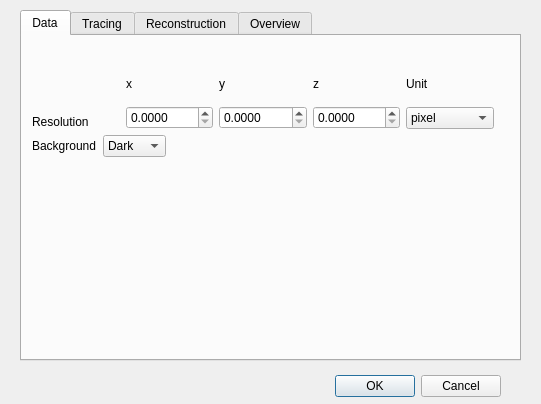
<?xml version="1.0" encoding="UTF-8"?>
<ui version="4.0">
 <class>SettingDialog</class>
 <widget class="QDialog" name="SettingDialog">
  <property name="geometry">
   <rect>
    <x>0</x>
    <y>0</y>
    <width>541</width>
    <height>404</height>
   </rect>
  </property>
  <property name="windowTitle">
   <string>Settings</string>
  </property>
  <widget class="QDialogButtonBox" name="buttonBox">
   <property name="geometry">
    <rect>
     <x>330</x>
     <y>370</y>
     <width>171</width>
     <height>32</height>
    </rect>
   </property>
   <property name="orientation">
    <enum>Qt::Horizontal</enum>
   </property>
   <property name="standardButtons">
    <set>QDialogButtonBox::Cancel|QDialogButtonBox::Ok</set>
   </property>
  </widget>
  <widget class="QTabWidget" name="tabWidget">
   <property name="geometry">
    <rect>
     <x>20</x>
     <y>10</y>
     <width>501</width>
     <height>351</height>
    </rect>
   </property>
   <property name="toolTip">
    <string>Scaling of the final reconstruction</string>
   </property>
   <property name="currentIndex">
    <number>0</number>
   </property>
   <widget class="QWidget" name="tab">
    <attribute name="title">
     <string>Data</string>
    </attribute>
    <widget class="QWidget" name="layoutWidget">
     <property name="geometry">
      <rect>
       <x>10</x>
       <y>31</y>
       <width>462</width>
       <height>90</height>
      </rect>
     </property>
     <layout class="QVBoxLayout" name="verticalLayout_11">
      <item>
       <layout class="QHBoxLayout" name="horizontalLayout_4">
        <item>
         <layout class="QVBoxLayout" name="verticalLayout_6">
          <item>
           <spacer name="verticalSpacer_4">
            <property name="orientation">
             <enum>Qt::Vertical</enum>
            </property>
            <property name="sizeHint" stdset="0">
             <size>
              <width>20</width>
              <height>18</height>
             </size>
            </property>
           </spacer>
          </item>
          <item>
           <widget class="QLabel" name="label">
            <property name="text">
             <string>Resolution</string>
            </property>
           </widget>
          </item>
         </layout>
        </item>
        <item>
         <layout class="QVBoxLayout" name="verticalLayout">
          <item>
           <widget class="QLabel" name="label_2">
            <property name="text">
             <string>x</string>
            </property>
           </widget>
          </item>
          <item>
           <widget class="QDoubleSpinBox" name="XResSpinBox">
            <property name="decimals">
             <number>4</number>
            </property>
           </widget>
          </item>
         </layout>
        </item>
        <item>
         <layout class="QVBoxLayout" name="verticalLayout_2">
          <item>
           <widget class="QLabel" name="label_3">
            <property name="text">
             <string>y</string>
            </property>
           </widget>
          </item>
          <item>
           <widget class="QDoubleSpinBox" name="YResSpinBox">
            <property name="decimals">
             <number>4</number>
            </property>
           </widget>
          </item>
         </layout>
        </item>
        <item>
         <layout class="QVBoxLayout" name="verticalLayout_3">
          <item>
           <widget class="QLabel" name="label_4">
            <property name="text">
             <string>z</string>
            </property>
           </widget>
          </item>
          <item>
           <widget class="QDoubleSpinBox" name="ZResSpinBox">
            <property name="decimals">
             <number>4</number>
            </property>
           </widget>
          </item>
         </layout>
        </item>
        <item>
         <layout class="QVBoxLayout" name="verticalLayout_4">
          <item>
           <widget class="QLabel" name="label_9">
            <property name="text">
             <string>Unit</string>
            </property>
           </widget>
          </item>
          <item>
           <widget class="QComboBox" name="unitComboBox">
            <item>
             <property name="text">
              <string>pixel</string>
             </property>
            </item>
            <item>
             <property name="text">
              <string>um</string>
             </property>
            </item>
            <item>
             <property name="text">
              <string>nm</string>
             </property>
            </item>
           </widget>
          </item>
         </layout>
        </item>
       </layout>
      </item>
      <item>
       <layout class="QHBoxLayout" name="horizontalLayout_10">
        <item>
         <widget class="QLabel" name="label_17">
          <property name="text">
           <string>Background</string>
          </property>
         </widget>
        </item>
        <item>
         <widget class="QComboBox" name="backgroundComboBox">
          <item>
           <property name="text">
            <string>Dark</string>
           </property>
          </item>
          <item>
           <property name="text">
            <string>Bright</string>
           </property>
          </item>
         </widget>
        </item>
        <item>
         <spacer name="horizontalSpacer_4">
          <property name="orientation">
           <enum>Qt::Horizontal</enum>
          </property>
          <property name="sizeHint" stdset="0">
           <size>
            <width>40</width>
            <height>20</height>
           </size>
          </property>
         </spacer>
        </item>
       </layout>
      </item>
     </layout>
    </widget>
   </widget>
   <widget class="QWidget" name="tab_2">
    <attribute name="title">
     <string>Tracing</string>
    </attribute>
    <widget class="QWidget" name="layoutWidget1">
     <property name="geometry">
      <rect>
       <x>10</x>
       <y>0</y>
       <width>375</width>
       <height>279</height>
      </rect>
     </property>
     <layout class="QVBoxLayout" name="verticalLayout_5">
      <item>
       <layout class="QHBoxLayout" name="horizontalLayout_2">
        <item>
         <widget class="QLabel" name="label_5">
          <property name="text">
           <string>Trace effort</string>
          </property>
         </widget>
        </item>
        <item>
         <widget class="QComboBox" name="TraceComboBox">
          <item>
           <property name="text">
            <string>Hard</string>
           </property>
          </item>
          <item>
           <property name="text">
            <string>Normal</string>
           </property>
          </item>
         </widget>
        </item>
        <item>
         <spacer name="horizontalSpacer">
          <property name="orientation">
           <enum>Qt::Horizontal</enum>
          </property>
          <property name="sizeHint" stdset="0">
           <size>
            <width>40</width>
            <height>20</height>
           </size>
          </property>
         </spacer>
        </item>
       </layout>
      </item>
      <item>
       <spacer name="verticalSpacer_2">
        <property name="orientation">
         <enum>Qt::Vertical</enum>
        </property>
        <property name="sizeHint" stdset="0">
         <size>
          <width>20</width>
          <height>18</height>
         </size>
        </property>
       </spacer>
      </item>
      <item>
       <widget class="QCheckBox" name="maskCheckBox">
        <property name="text">
         <string>Masked</string>
        </property>
       </widget>
      </item>
      <item>
       <spacer name="verticalSpacer_8">
        <property name="orientation">
         <enum>Qt::Vertical</enum>
        </property>
        <property name="sizeHint" stdset="0">
         <size>
          <width>20</width>
          <height>18</height>
         </size>
        </property>
       </spacer>
      </item>
      <item>
       <layout class="QHBoxLayout" name="horizontalLayout">
        <item>
         <widget class="QLabel" name="label_6">
          <property name="text">
           <string>*Score threshold</string>
          </property>
         </widget>
        </item>
        <item>
         <widget class="QDoubleSpinBox" name="ScoreThreSpinBox"/>
        </item>
        <item>
         <spacer name="horizontalSpacer_2">
          <property name="orientation">
           <enum>Qt::Horizontal</enum>
          </property>
          <property name="sizeHint" stdset="0">
           <size>
            <width>40</width>
            <height>20</height>
           </size>
          </property>
         </spacer>
        </item>
       </layout>
      </item>
      <item>
       <spacer name="verticalSpacer">
        <property name="orientation">
         <enum>Qt::Vertical</enum>
        </property>
        <property name="sizeHint" stdset="0">
         <size>
          <width>20</width>
          <height>28</height>
         </size>
        </property>
       </spacer>
      </item>
      <item>
       <layout class="QHBoxLayout" name="horizontalLayout_12">
        <item>
         <layout class="QHBoxLayout" name="horizontalLayout_3">
          <item>
           <widget class="QLabel" name="label_8">
            <property name="text">
             <string>*Receptor</string>
            </property>
           </widget>
          </item>
          <item>
           <widget class="QComboBox" name="receptorComboBox">
            <item>
             <property name="text">
              <string>Default</string>
             </property>
            </item>
            <item>
             <property name="text">
              <string>Negative strengthen</string>
             </property>
            </item>
            <item>
             <property name="text">
              <string>Diff</string>
             </property>
            </item>
            <item>
             <property name="text">
              <string>Rectangle</string>
             </property>
            </item>
            <item>
             <property name="text">
              <string>Rpi template</string>
             </property>
            </item>
            <item>
             <property name="text">
              <string>2D</string>
             </property>
            </item>
           </widget>
          </item>
          <item>
           <widget class="QCheckBox" name="coneReceptorCheckBox">
            <property name="text">
             <string>Cone</string>
            </property>
           </widget>
          </item>
         </layout>
        </item>
        <item>
         <spacer name="horizontalSpacer_3">
          <property name="orientation">
           <enum>Qt::Horizontal</enum>
          </property>
          <property name="sizeHint" stdset="0">
           <size>
            <width>40</width>
            <height>20</height>
           </size>
          </property>
         </spacer>
        </item>
       </layout>
      </item>
      <item>
       <spacer name="verticalSpacer_3">
        <property name="orientation">
         <enum>Qt::Vertical</enum>
        </property>
        <property name="sizeHint" stdset="0">
         <size>
          <width>20</width>
          <height>18</height>
         </size>
        </property>
       </spacer>
      </item>
      <item>
       <widget class="QLabel" name="label_7">
        <property name="text">
         <string>*These options are for experimental purposes.</string>
        </property>
       </widget>
      </item>
     </layout>
    </widget>
   </widget>
   <widget class="QWidget" name="Reconstruction">
    <attribute name="title">
     <string>Reconstruction</string>
    </attribute>
    <widget class="QWidget" name="layoutWidget2">
     <property name="geometry">
      <rect>
       <x>21</x>
       <y>10</y>
       <width>406</width>
       <height>290</height>
      </rect>
     </property>
     <layout class="QVBoxLayout" name="verticalLayout_9">
      <item>
       <layout class="QHBoxLayout" name="horizontalLayout_5">
        <item>
         <layout class="QVBoxLayout" name="verticalLayout_7">
          <item>
           <spacer name="verticalSpacer_4b">
            <property name="orientation">
             <enum>Qt::Vertical</enum>
            </property>
            <property name="sizeHint" stdset="0">
             <size>
              <width>20</width>
              <height>18</height>
             </size>
            </property>
           </spacer>
          </item>
          <item>
           <widget class="QLabel" name="label_10">
            <property name="toolTip">
             <string>Scaling of the final reconstruction</string>
            </property>
            <property name="text">
             <string>Scale</string>
            </property>
           </widget>
          </item>
         </layout>
        </item>
        <item>
         <layout class="QVBoxLayout" name="verticalLayout_8">
          <item>
           <widget class="QLabel" name="label_11">
            <property name="text">
             <string>x-y</string>
            </property>
           </widget>
          </item>
          <item>
           <widget class="QDoubleSpinBox" name="XScaleSpinBox">
            <property name="decimals">
             <number>4</number>
            </property>
            <property name="value">
             <double>1.000000000000000</double>
            </property>
           </widget>
          </item>
         </layout>
        </item>
        <item>
         <layout class="QVBoxLayout" name="verticalLayout_10">
          <item>
           <widget class="QLabel" name="label_13">
            <property name="text">
             <string>z</string>
            </property>
           </widget>
          </item>
          <item>
           <widget class="QDoubleSpinBox" name="ZScaleSpinBox">
            <property name="decimals">
             <number>4</number>
            </property>
            <property name="value">
             <double>1.000000000000000</double>
            </property>
           </widget>
          </item>
         </layout>
        </item>
       </layout>
      </item>
      <item>
       <spacer name="verticalSpacer_9">
        <property name="orientation">
         <enum>Qt::Vertical</enum>
        </property>
        <property name="sizeHint" stdset="0">
         <size>
          <width>20</width>
          <height>13</height>
         </size>
        </property>
       </spacer>
      </item>
      <item>
       <layout class="QHBoxLayout" name="horizontalLayout_9">
        <item>
         <widget class="QLabel" name="label_16">
          <property name="toolTip">
           <string>Easy: use distance only; Hard: use distance and signal</string>
          </property>
          <property name="text">
           <string>Reconstruction effort</string>
          </property>
         </widget>
        </item>
        <item>
         <widget class="QComboBox" name="spComboBox">
          <item>
           <property name="text">
            <string>Easy</string>
           </property>
          </item>
          <item>
           <property name="text">
            <string>Hard</string>
           </property>
          </item>
         </widget>
        </item>
       </layout>
      </item>
      <item>
       <spacer name="verticalSpacer_5">
        <property name="orientation">
         <enum>Qt::Vertical</enum>
        </property>
        <property name="sizeHint" stdset="0">
         <size>
          <width>17</width>
          <height>17</height>
         </size>
        </property>
       </spacer>
      </item>
      <item>
       <layout class="QHBoxLayout" name="horizontalLayout_6">
        <item>
         <widget class="QLabel" name="label_12">
          <property name="toolTip">
           <string>Range to connect tubes</string>
          </property>
          <property name="text">
           <string>Neighbor range</string>
          </property>
         </widget>
        </item>
        <item>
         <widget class="QDoubleSpinBox" name="distSpinBox">
          <property name="value">
           <double>5.000000000000000</double>
          </property>
         </widget>
        </item>
        <item>
         <widget class="QLabel" name="label_14">
          <property name="text">
           <string>pixel</string>
          </property>
         </widget>
        </item>
       </layout>
      </item>
      <item>
       <spacer name="verticalSpacer_6">
        <property name="orientation">
         <enum>Qt::Vertical</enum>
        </property>
        <property name="sizeHint" stdset="0">
         <size>
          <width>20</width>
          <height>17</height>
         </size>
        </property>
       </spacer>
      </item>
      <item>
       <layout class="QHBoxLayout" name="horizontalLayout_8">
        <item>
         <widget class="QCheckBox" name="crossoverCheckBox">
          <property name="text">
           <string>Detect crossover</string>
          </property>
         </widget>
        </item>
        <item>
         <widget class="QCheckBox" name="treeCheckBox">
          <property name="text">
           <string>Single tree</string>
          </property>
         </widget>
        </item>
        <item>
         <widget class="QCheckBox" name="overshootCheckBox">
          <property name="text">
           <string>Remove overshoot</string>
          </property>
          <property name="checked">
           <bool>true</bool>
          </property>
         </widget>
        </item>
       </layout>
      </item>
      <item>
       <spacer name="verticalSpacer_7">
        <property name="orientation">
         <enum>Qt::Vertical</enum>
        </property>
        <property name="sizeHint" stdset="0">
         <size>
          <width>17</width>
          <height>13</height>
         </size>
        </property>
       </spacer>
      </item>
      <item>
       <layout class="QHBoxLayout" name="horizontalLayout_7">
        <item>
         <widget class="QLabel" name="label_15">
          <property name="text">
           <string>Root</string>
          </property>
         </widget>
        </item>
        <item>
         <widget class="QRadioButton" name="selectedRadioButton">
          <property name="text">
           <string>Selected</string>
          </property>
         </widget>
        </item>
        <item>
         <widget class="QRadioButton" name="autoRadioButton">
          <property name="text">
           <string>Auto</string>
          </property>
         </widget>
        </item>
       </layout>
      </item>
     </layout>
    </widget>
   </widget>
   <widget class="QWidget" name="Overview">
    <attribute name="title">
     <string>Overview</string>
    </attribute>
    <widget class="QPlainTextEdit" name="settingTextEdit">
     <property name="geometry">
      <rect>
       <x>30</x>
       <y>10</y>
       <width>441</width>
       <height>251</height>
      </rect>
     </property>
     <property name="readOnly">
      <bool>true</bool>
     </property>
     <property name="plainText">
      <string/>
     </property>
    </widget>
   </widget>
  </widget>
 </widget>
 <resources/>
 <connections>
  <connection>
   <sender>buttonBox</sender>
   <signal>accepted()</signal>
   <receiver>SettingDialog</receiver>
   <slot>accept()</slot>
   <hints>
    <hint type="sourcelabel">
     <x>248</x>
     <y>254</y>
    </hint>
    <hint type="destinationlabel">
     <x>157</x>
     <y>274</y>
    </hint>
   </hints>
  </connection>
  <connection>
   <sender>buttonBox</sender>
   <signal>rejected()</signal>
   <receiver>SettingDialog</receiver>
   <slot>reject()</slot>
   <hints>
    <hint type="sourcelabel">
     <x>316</x>
     <y>260</y>
    </hint>
    <hint type="destinationlabel">
     <x>286</x>
     <y>274</y>
    </hint>
   </hints>
  </connection>
 </connections>
</ui>
